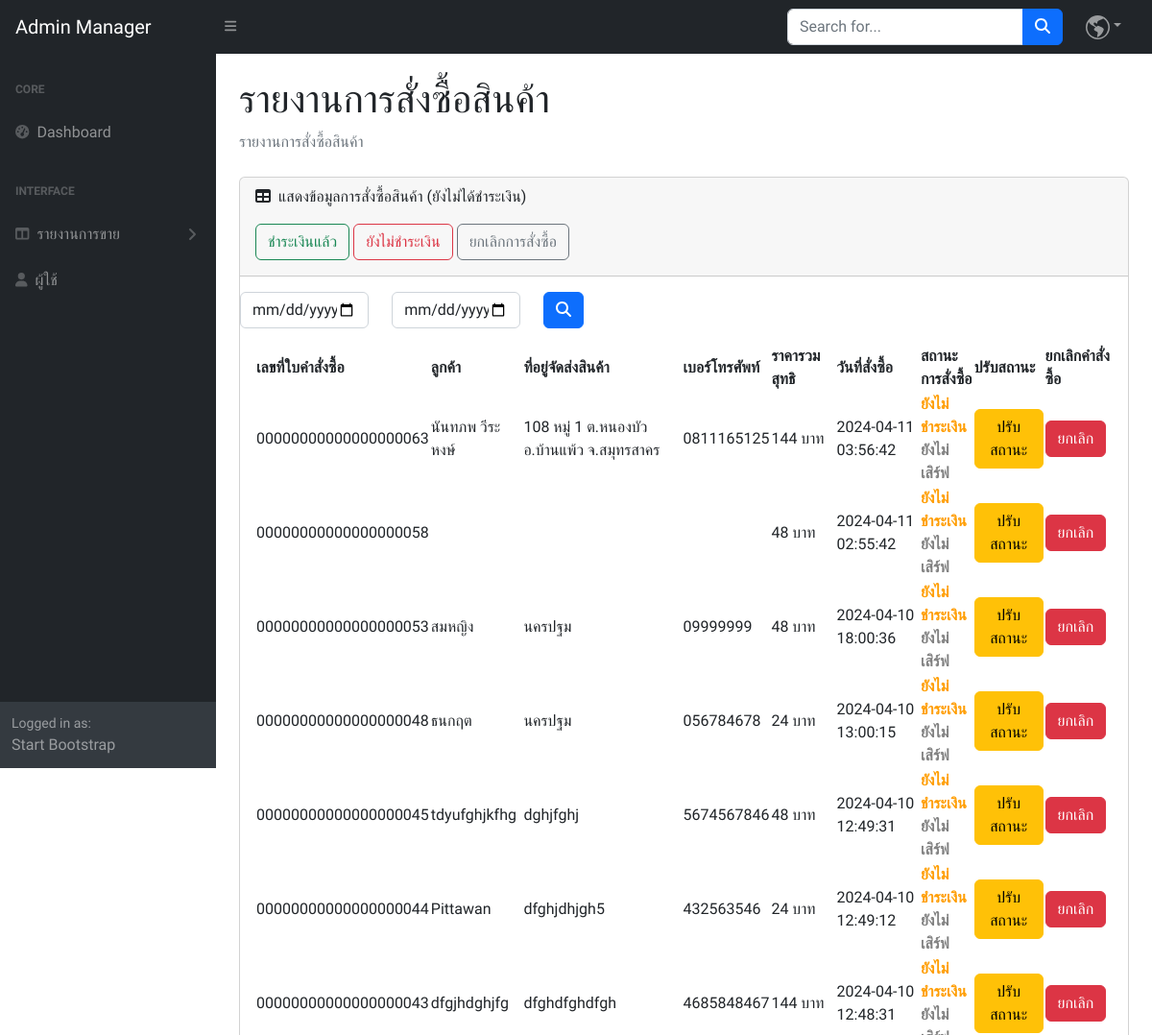
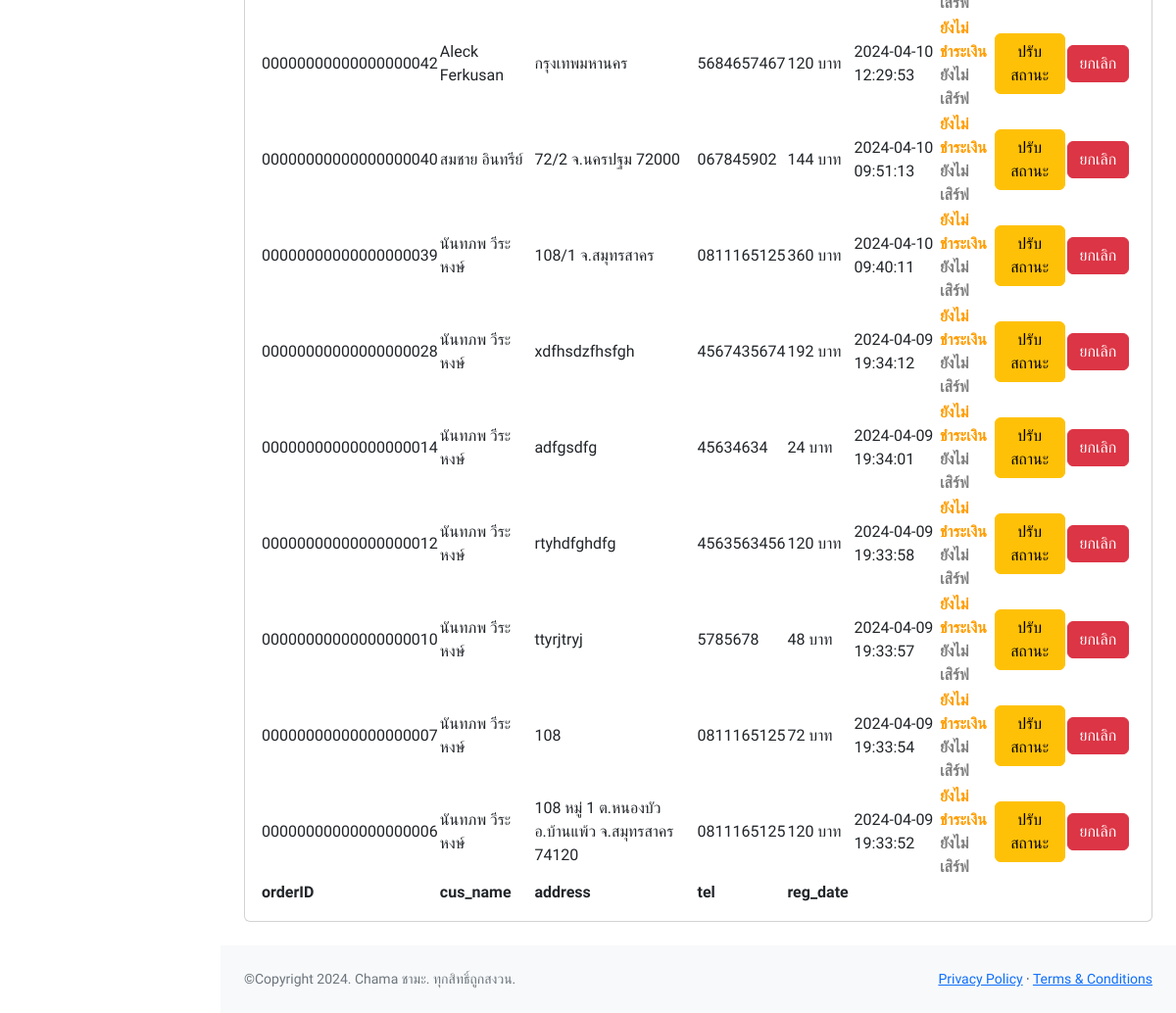
Page /admin/report_orderNo.php on the committed database (2 pictures, top to bottom).
### tables this page shows
CREATE TABLE `tb_order` (
  `orderID` int(20) UNSIGNED ZEROFILL NOT NULL COMMENT 'เลขที่ใบสั่งซื้อ',
  `cus_name` varchar(60) NOT NULL COMMENT 'ชื่อลูกค้า',
  `address` text NOT NULL COMMENT 'ที่อยู่',
  `tel` varchar(10) NOT NULL COMMENT 'เบอร์โทรศัพท์',
  `total_price` float NOT NULL COMMENT 'ราคารวมสุทธิ',
  `order_status` varchar(1) NOT NULL COMMENT 'สถานะการสั่งซื้อ\r\n0-ยกเลิก\r\n1-สั่งซื้อ\r\n2-ชำระเงิน',
  `reg_date` timestamp NOT NULL DEFAULT current_timestamp() ON UPDATE current_timestamp() COMMENT 'วันที่สั่งซื้อ'
);

### admin/report_orderNo.php (the view, shortened to what this page needs)
<?php include 'condb.php'; ?>
<!DOCTYPE html>
<html lang="en">
    <head>
        <link href="https://cdn.jsdelivr.net/npm/simple-datatables@7.1.2/dist/style.min.css" rel="stylesheet" />
        <link href="css/styles.css" rel="stylesheet" />
    </head>
    <body class="sb-nav-fixed">
        <?php include 'admenu.php'; ?>
            <div id="layoutSidenav_content">
                <main>
                    <div class="container-fluid px-4">
                        <h1 class="mt-4">รายงานการสั่งซื้อสินค้า</h1>
                        <ol class="breadcrumb mb-4">
                            <li class="breadcrumb-item active">รายงานการสั่งซื้อสินค้า</li>
                        </ol>
                        <div class="card mb-4">
                            <div class="card-header">
                                <i class="fas fa-table me-1"></i>
                                แสดงข้อมูลการสั่งซื้อสินค้า (ยังไม่ได้ชำระเงิน)
                                <div class="mt-3 mb-2">
                                    <a href="report_orderYes.php"><button type="button" class="btn btn-outline-success">ชำระเงินแล้ว</button></a>
                                    <a href="report_orderNo.php"><button type="button" class="btn btn-outline-danger">ยังไม่ชำระเงิน</button></a>
                                    <a href="report_orderCancel.php"><button type="button" class="btn btn-outline-secondary">ยกเลิกการสั่งซื้อ</button></a>
                                </div>
                            </div>
                            <div class="mt-3">
                                <form name="form1" method="POST" action="report_order.php">
                                    <div class="row">
                                        <div class="col-sm-2">
                                            <input type="date" name="dt1" class="form-control">
                                        </div>
                                        <div class="col-sm-2">
                                            <input type="date" name="dt2" class="form-control">
                                        </div>
                                        <div class="col-sm-4">
                                            <button type="submit" class="btn btn-primary"><i class="fas fa-search"></i> </button>
                                        </div>
                                    </div>
                                </form>
                            </div>
                            <div class="card-body">
                                <table id="datatablesSimple">
                                    <thead>
                                        <tr>
                                            <th>เลขที่ใบคำสั่งซื้อ</th>
                                            <th>ลูกค้า</th>
                                            <th>ที่อยู่จัดส่งสินค้า</th>
                                            <th>เบอร์โทรศัพท์</th>
                                            <th>ราคารวมสุทธิ</th>
                                            <th>วันที่สั่งซื้อ</th>
                                            <th>สถานะการสั่งซื้อ</th>
                                            <th>ปรับสถานะ</th>
                                            <th>ยกเลิกคำสั่งซื้อ</th>
                                        </tr>
                                    </thead>
                                    <tfoot>
                                        <tr>
                                            <th>orderID</th>
                                            <th>cus_name</th>
                                            <th>address</th>
                                            <th>tel</th>
                                            <th>reg_date</th>
                                        </tr>
                                    </tfoot>
                                    <tbody>
                                    <?php
                                        $ddt1=@$_POST['dt1'];
                                        $ddt2=@$_POST['dt2'];
                                        if (($ddt1 != "") & ($ddt2 != "")){
                                            echo "ค้นหาจากวันที่ $ddt1 ถึง $ddt2 ";
                                            $sql = "SELECT * FROM tb_order WHERE order_status='1' AND reg_date BETWEEN '$ddt1' AND '$ddt2'
                                            ORDER BY reg_date DESC";
                                        }else {
                                            $sql = "SELECT * FROM tb_order WHERE order_status='1' ORDER BY reg_date DESC";
                                        }
                                        $result = mysqli_query($conn, $sql);
                                        while ($row = mysqli_fetch_array($result)){
                                        $status = $row['order_status'];
                                    ?>
                                        <tr>
                                            <td><?=$row['orderID']?></td>
                                            <td><?=$row['cus_name']?></td>
                                            <td><?=$row['address']?></td>
                                            <td><?=$row['tel']?></td>
                                            <td><?=$row['total_price']?> บาท</td>
                                            <td><?=$row['reg_date']?></td>
                                            <td>
                                            <?php
                                            if($status == 1){
                                                echo "<b style='color: rgb(255, 157, 0);'>ยังไม่ชำระเงิน</b><br>";
                                                echo "<b style='color: grey;'>ยังไม่เสิร์ฟ</b>";
                                            }if($status == 2){
                                                echo "<b style='color: green'>ชำระเงินแล้ว</b><br>";
                                                echo "<b style='color: grey;'>เสิร์ฟแล้ว</b>";
                                            }if($status == 0){
                                                echo "<b style='color: red;'>ยกเลิกการสั่งซื้อ</b><br>";
                                            }
                                            ?>
                                            </td>
                                            <td><a href="change_order.php?id=<?=$row['orderID']?>" class="btn btn-warning"
                                            onclick="del1(this.href); return false;">ปรับสถานะ</a></td>
                                            <td><a href="cancel_order.php?id=<?=$row['orderID']?>" class="btn btn-danger"
                                            onclick="del(this.href); return false;">ยกเลิก</a></td>
                                        </tr>
                                    <?php }
                                    ?>
                                    </tbody>
                                </table>
                            </div>
                        </div>
                    </div>
                </main>
                <?php include 'adfooter.php' ?>
            </div>
        </div>
    </body>
</html>

### admin/admenu.php (style rules this page uses)
body { font-family: "Prompt", sans-serif; }

### rows in the picture
tb_order: orderID "00000000000000000063", cus_name "นันทภพ วีระหงษ์", address "108 หมู่ 1 ต.หนองบัว อ.บ้านแพ้ว จ.สมุทรสาคร", tel "0811165125", total_price "144", reg_date "2024-04-11 03:56:42", order_status "ยังไม่ชำระเงิน"
tb_order: orderID "00000000000000000058", total_price "48", reg_date "2024-04-11 02:55:42", order_status "ยังไม่ชำระเงิน"
tb_order: orderID "00000000000000000053", cus_name "สมหญิง", address "นครปฐม", tel "09999999", total_price "48", reg_date "2024-04-10 18:00:36", order_status "ยังไม่ชำระเงิน"
tb_order: orderID "00000000000000000048", cus_name "ธนกฤต", address "นครปฐม", tel "056784678", total_price "24", reg_date "2024-04-10 13:00:15", order_status "ยังไม่ชำระเงิน"
tb_order: orderID "00000000000000000045", cus_name "tdyufghjkfhg", address "dghjfghj", tel "5674567846", total_price "48", reg_date "2024-04-10 12:49:31", order_status "ยังไม่ชำระเงิน"
tb_order: orderID "00000000000000000044", cus_name "Pittawan", address "dfghjdhjgh5", tel "432563546", total_price "24", reg_date "2024-04-10 12:49:12", order_status "ยังไม่ชำระเงิน"
tb_order: orderID "00000000000000000043", cus_name "dfgjhdghjfg", address "dfghdfghdfgh", tel "4685848467", total_price "144", reg_date "2024-04-10 12:48:31", order_status "ยังไม่ชำระเงิน"
tb_order: orderID "00000000000000000042", cus_name "Aleck Ferkusan", address "กรุงเทพมหานคร", tel "5684657467", total_price "120", reg_date "2024-04-10 12:29:53", order_status "ยังไม่ชำระเงิน"
tb_order: orderID "00000000000000000040", cus_name "สมชาย อินทรีย์", address "72/2 จ.นครปฐม 72000", tel "067845902", total_price "144", reg_date "2024-04-10 09:51:13", order_status "ยังไม่ชำระเงิน"
tb_order: orderID "00000000000000000039", cus_name "นันทภพ วีระหงษ์", address "108/1 จ.สมุทรสาคร", tel "0811165125", total_price "360", reg_date "2024-04-10 09:40:11", order_status "ยังไม่ชำระเงิน"
tb_order: orderID "00000000000000000028", cus_name "นันทภพ วีระหงษ์", address "xdfhsdzfhsfgh", tel "4567435674", total_price "192", reg_date "2024-04-09 19:34:12", order_status "ยังไม่ชำระเงิน"
tb_order: orderID "00000000000000000014", cus_name "นันทภพ วีระหงษ์", address "adfgsdfg", tel "45634634", total_price "24", reg_date "2024-04-09 19:34:01", order_status "ยังไม่ชำระเงิน"
tb_order: orderID "00000000000000000012", cus_name "นันทภพ วีระหงษ์", address "rtyhdfghdfg", tel "4563563456", total_price "120", reg_date "2024-04-09 19:33:58", order_status "ยังไม่ชำระเงิน"
tb_order: orderID "00000000000000000010", cus_name "นันทภพ วีระหงษ์", address "ttyrjtryj", tel "5785678", total_price "48", reg_date "2024-04-09 19:33:57", order_status "ยังไม่ชำระเงิน"
tb_order: orderID "00000000000000000007", cus_name "นันทภพ วีระหงษ์", address "108", tel "0811165125", total_price "72", reg_date "2024-04-09 19:33:54", order_status "ยังไม่ชำระเงิน"
tb_order: orderID "00000000000000000006", cus_name "นันทภพ วีระหงษ์", address "108 หมู่ 1 ต.หนองบัว อ.บ้านแพ้ว จ.สมุทรสาคร 74120", tel "0811165125", total_price "120", reg_date "2024-04-09 19:33:52", order_status "ยังไม่ชำระเงิน"
